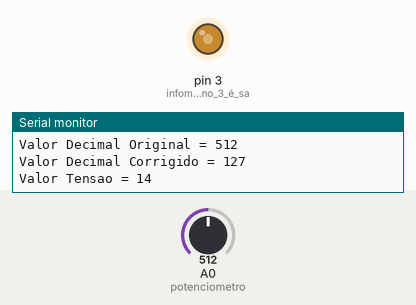
This sketch was run on a simulated Arduino Uno, built with avr-gcc and run on an emulated ATmega328P. Shown: output pins drawn as LEDs (lit = HIGH), the last lines printed to the serial monitor. The test bench sets the inputs (shaded band); at power-on: A0 (potenciometro) = 512.

Above: at 1.3 s.
1.4 s: A0 (potenciometro) set to 716
At 2.7 s:
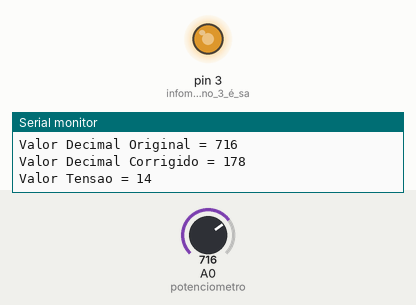
3.0 s: A0 (potenciometro) set to 900
At 3.7 s:
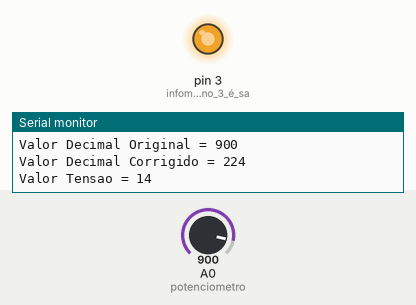
4.6 s: A0 (potenciometro) set to 122
At 5.6 s:
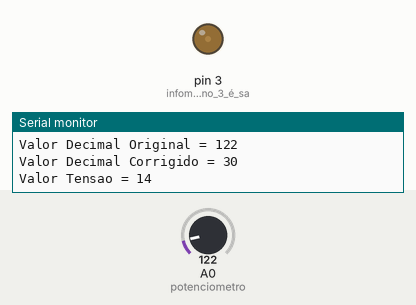
6.1 s: A0 (potenciometro) set to 0
At 7.3 s:
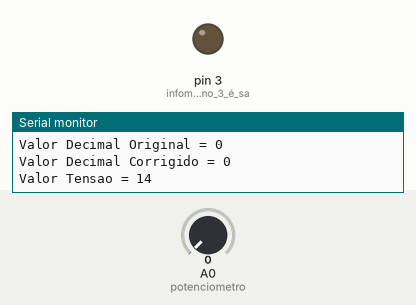
7.7 s: A0 (potenciometro) set to 511
At 8.9 s:
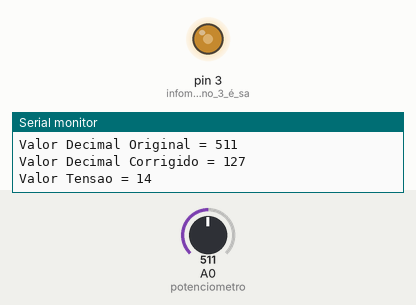
Timing chart, 0 to 10.2 s (numbered marks = the images above; inputs shaded):
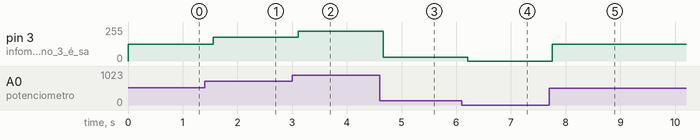

The sketch:

lesson_3.ino
```cpp
int potenciometro = A0;//int número inteiro
int valor; //float vai aparecer o número com virgula
int valorCorrigido;//variável
int valortensao = A0;


void setup(){//comando basico
  Serial.begin (9600);
  pinMode (3, OUTPUT);//infomra que o pino 3 é saida
}

void loop(){
  valor = analogRead (potenciometro);//* 5.0/1023.0; //5, pq o máximo é 5 volts
  valorCorrigido = map (valor, 0, 1023, 0, 255);//quero que o valor de 0 a 1023, vá para de 0 a 255 (função map)
  analogWrite (3, valorCorrigido);
  Serial.print ("Valor Decimal Original = ");
  Serial.println (valor);//para aparecer o valor no serial ali embaixo
  Serial.print ("Valor Decimal Corrigido = ");
  Serial.println (valorCorrigido);
  Serial.print ("Valor Tensao = ");
  Serial.println (valortensao);
  Serial.println ("");
  delay(500);
}
```

Measured:
- after the input at 1.4 s, pin 3 (infomra_que_o_pino_3_é_sa): 127/255 → 178/255 after 0.15 s
- after the input at 3.0 s, pin 3 (infomra_que_o_pino_3_é_sa): 178/255 → 224/255 after 0.11 s
- after the input at 4.6 s, pin 3 (infomra_que_o_pino_3_é_sa): 224/255 → 30/255 after 0.06 s
- after the input at 6.1 s, pin 3 (infomra_que_o_pino_3_é_sa): 30/255 → 0/255 after 0.11 s
- after the input at 7.7 s, pin 3 (infomra_que_o_pino_3_é_sa): 0/255 → 127/255 after 0.05 s
